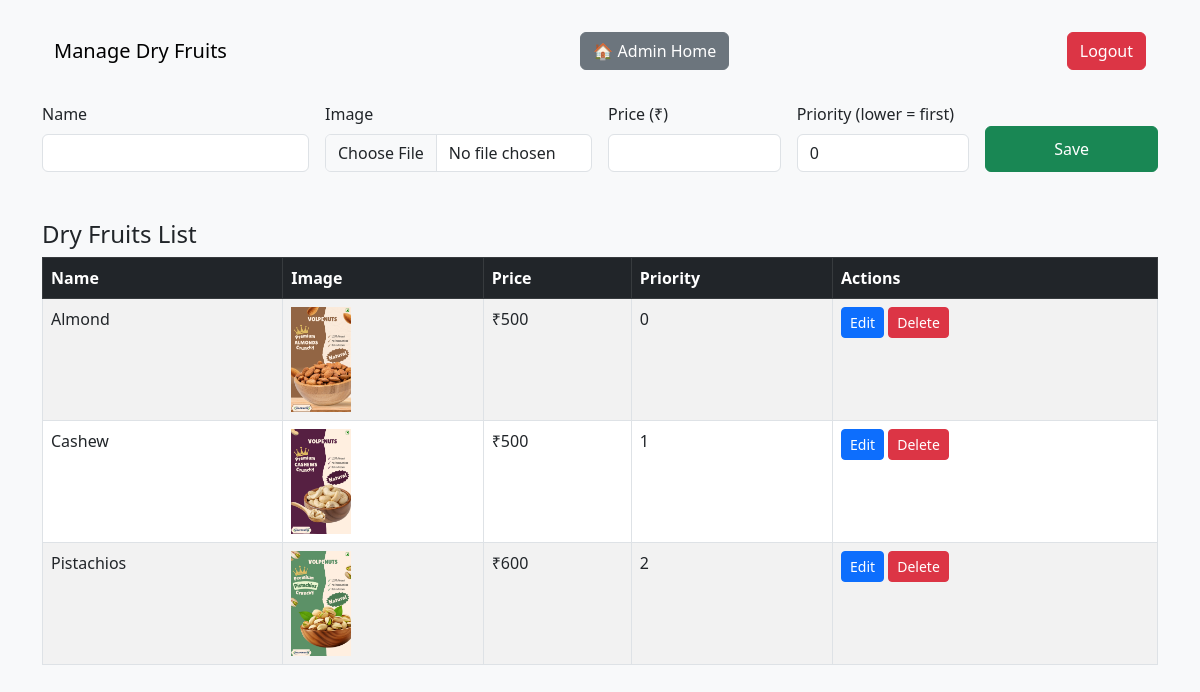
Page /admin/dryfruits (signed in) on the earlier database version.
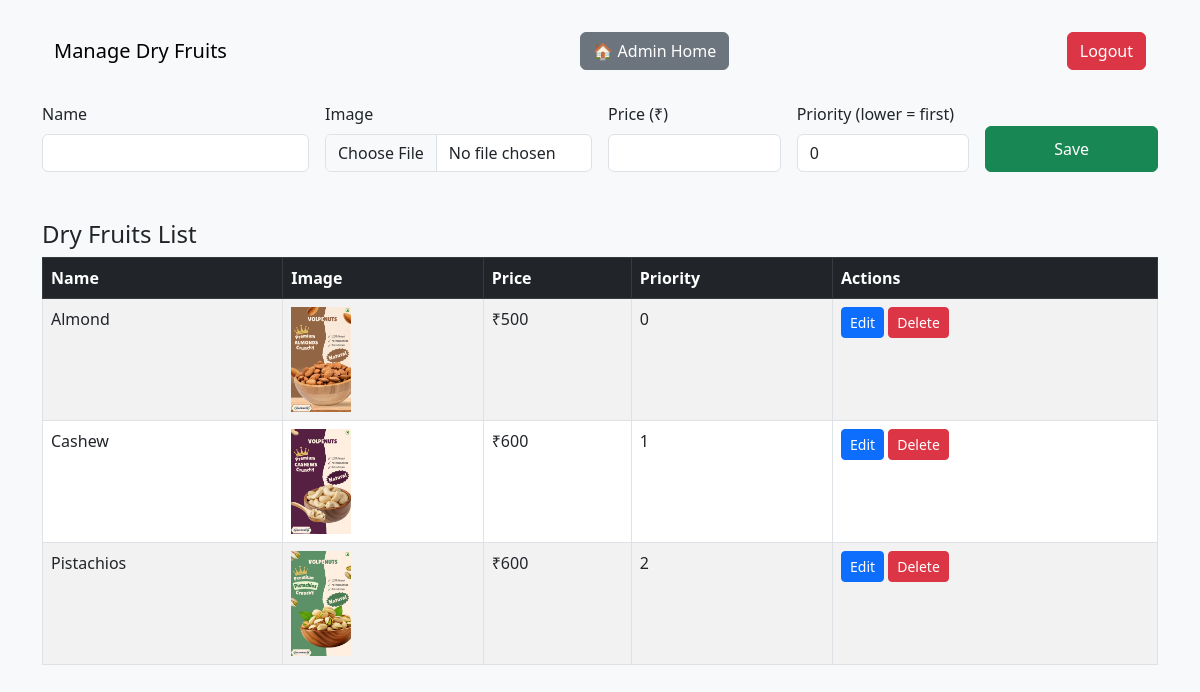
Same page on the later database version.
### models.py (models this page shows)
class DryFruit(db.Model):
    id = db.Column(db.Integer, primary_key=True)
    name = db.Column(db.String(50), nullable=False)
    image = db.Column(db.String(200), nullable=False)
    price = db.Column(db.Integer, nullable=False)
    priority = db.Column(db.Integer, default=0)  # Lower number = higher priority

### admin_routes.py (the view, shortened to what this page needs)
@admin_bp.route("/dryfruits", methods=["GET", "POST"])
def dryfruits():
    if not session.get("admin_logged_in"):
        return redirect(url_for("admin_bp.login"))
    form = DryFruitForm()
    fruits = DryFruit.query.order_by(DryFruit.priority.asc()).all()
    return render_template("admin_dryfruits.html", form=form, fruits=fruits)

### forms.py
class DryFruitForm(FlaskForm):
    name = StringField('Name', validators=[DataRequired()])
    image = FileField("Image", validators=[FileAllowed(['jpg', 'png', 'jpeg'])])
    price = DecimalField('Price (₹)', validators=[DataRequired()])
    priority = IntegerField('Priority (lower = first)', default=0)
    submit = SubmitField('Save')

### app.py (called while the page is built)
@app.context_processor
def inject_cart():
    return inject_cart_count()

@app.context_processor
def inject_current_year():
    return { 'current_year': datetime.now().year}

### utils.py (called while the page is built)
def inject_cart_count():
    user_id = session.get("user_id")
    cart_key = f"cart_{user_id}" if user_id else "cart"
    cart = session.get(cart_key, [])
    return dict(cart_count=len(cart))

### templates/admin_dryfruits.html (shortened to what this page needs)
<!DOCTYPE html>
<html lang="en">
<head>
  <link href="https://cdn.jsdelivr.net/npm/bootstrap@5.3.0/dist/css/bootstrap.min.css" rel="stylesheet">
</head>
<body class="bg-light">
  <div class="container mt-4">
    <nav class="navbar navbar-light bg-light mb-4">
      <div class="container-fluid">
        <span class="navbar-brand mb-0 h1">Manage Dry Fruits</span>
        <a href="{{ url_for('admin_bp.home') }}" class="btn btn-secondary">🏠 Admin Home</a>
        <a href="{{ url_for('admin_bp.logout') }}" class="btn btn-danger">Logout</a>
      </div>
    </nav>
    <form method="POST" enctype="multipart/form-data" class="row g-3 mb-5">
      <div class="col-md-3">{{ form.name.label(class="form-label") }} {{ form.name(class="form-control") }}</div>
      <div class="col-md-3">{{ form.image.label(class="form-label") }} {{ form.image(class="form-control") }}</div>
      <div class="col-md-2">{{ form.price.label(class="form-label") }} {{ form.price(class="form-control") }}</div>
      <div class="col-md-2">{{ form.priority.label(class="form-label") }} {{ form.priority(class="form-control") }}</div>
      <div class="col-md-2 d-grid">{{ form.submit(class="btn btn-success mt-4") }}</div>
    </form>
    <h4>Dry Fruits List</h4>
    <table class="table table-bordered table-striped">
      <thead class="table-dark">
        <tr><th>Name</th><th>Image</th><th>Price</th><th>Priority</th><th>Actions</th></tr>
      </thead>
      <tbody>
        {% for fruit in fruits %}
        <tr>
          <td>{{ fruit.name }}</td>
          <td><img src="{{ url_for('static', filename=fruit.image) }}" width="60"></td>
          <td>₹{{ fruit.price }}</td>
          <td>{{ fruit.priority }}</td>
          <td>
            <a href="{{ url_for('admin_bp.edit', id=fruit.id) }}" class="btn btn-sm btn-primary">Edit</a>
            <a href="{{ url_for('admin_bp.delete', id=fruit.id) }}" class="btn btn-sm btn-danger">Delete</a>
          </td>
        </tr>
        {% endfor %}
      </tbody>
    </table>
  </div>
</body>
</html>

Differences in the rows shown:
changed DryFruit "Cashew": price "500" → "600"
